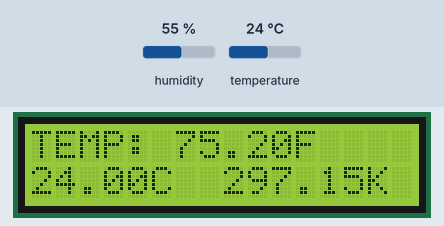
Recording of a sketch running on a simulated Arduino Uno, built with avr-gcc and run on an emulated ATmega328P. Shown: 16×2 character LCD. The inputs (shaded band) are chosen by the test bench; at power-on: temperature 24 °C, humidity 55 %.

Above: at 1.2 s.
1.3 s: temperature set to 12 °C
At 3.3 s:
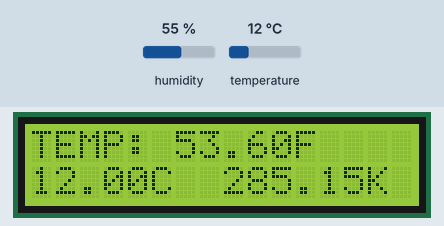
4.0 s: temperature set to 19 °C
At 4.8 s:
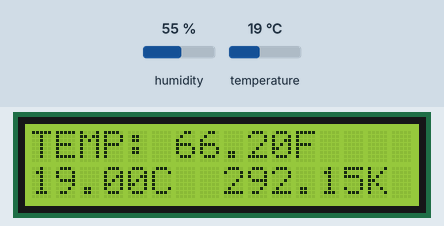
6.7 s: temperature set to 28 °C
At 9.1 s:
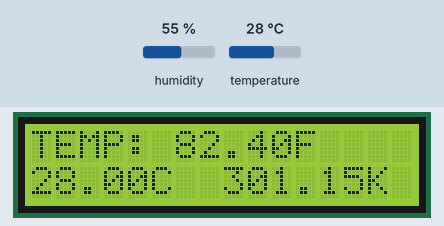
Timing chart, 0 to 10.6 s (numbered marks = the images above; inputs shaded):
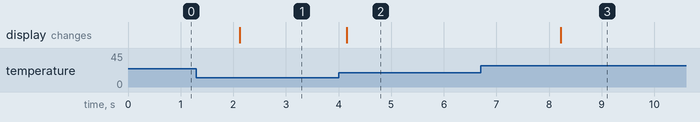

Measured:
- after the input at 1.3 s, the display: changes after 0.82 s (image 1)
- after the input at 4.0 s, the display: changes after 0.16 s (image 2)
- after the input at 6.7 s, the display: changes after 1.5 s (image 3)

The sketch:

DHT_TEMP_LCD.ino
```cpp
//LCD
#include <LiquidCrystal.h>

#define DB7 13
#define DB6 12
#define DB5 11
#define DB4 10
#define E 9
#define RS 8
LiquidCrystal lcd(RS, E, DB4, DB5, DB6, DB7)
;

//DHT
#include <DHT.h>
#include <Adafruit_Sensor.h>
#define DHTPIN 2
#define DHTTYPE DHT11
DHT dht(DHTPIN, DHTTYPE);


float tf = 0, h = 0, tk = 0, tc = 0;


void setup() {
Serial.begin(9600);
pinMode(13, OUTPUT);
pinMode(12, OUTPUT);
pinMode(11, OUTPUT);
pinMode(10, OUTPUT);
pinMode(9, OUTPUT);
pinMode(8, OUTPUT);
pinMode(2, OUTPUT);

dht.begin();
lcd.begin(16, 2);
}

void loop() {

lcd.setCursor(0, 0);


tf = (9.0/5.0 * dht.readTemperature()) + 32;
tc = dht.readTemperature()*1.0;
tk = (dht.readTemperature())+273.15;


lcd.leftToRight();
lcd.print("TEMP: ");
lcd.print(tf);
lcd.print("F");
lcd.setCursor(0,1);
lcd.print(tc);
lcd.print("C  ");
lcd.print(tk);
lcd.print("K");
delay(1000);
}
```
